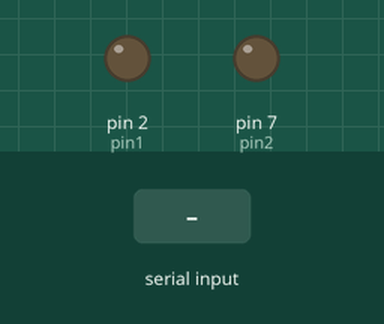
Bench run of a sketch on a simulated Arduino Nano, built with avr-gcc and run on an emulated ATmega328P. Parts: output pins drawn as LEDs (lit = HIGH). The inputs (shaded band) are chosen by the test bench. What the sketch prints to the serial monitor is not drawn.

Above: at 1.2 s.
1.3 s: "1" received over Serial
At 1.9 s:
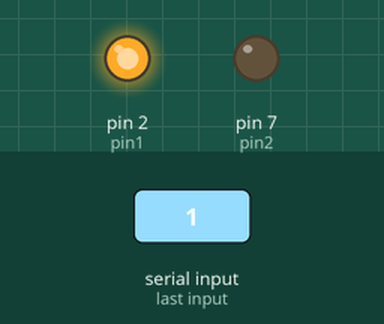
2.8 s: "0" received over Serial
At 3.1 s:
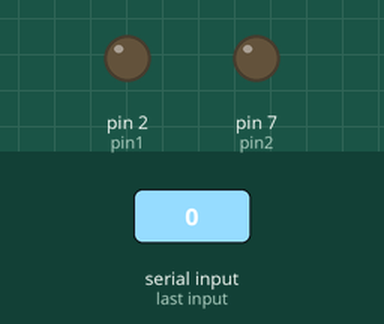
Timing chart, 0 to 5.8 s (numbered marks = the images above; inputs shaded):
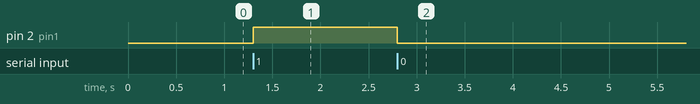

Measured:
- after the input at 1.3 s, pin 2 (pin1): LOW → HIGH at once
- after the input at 2.8 s, pin 2 (pin1): HIGH → LOW at once

The sketch:

sketch_oct28b.ino
```cpp
//Pin Numbers
  int pin1 = 2;
  int pin2 = 7;
  int pinLCD = A7;
//Variables
  int pinState = 1;

void setup() {
  // put your setup code here, to run once:
  pinMode(pin1, OUTPUT);
  pinMode(pin2, OUTPUT);
  Serial.begin(9600);
  delay(2);
  Serial.write("I'm here");

}

void loop() {
  // put your main code here, to run repeatedly:
  //pinState = when serial sends 1
  if(Serial.available())
    {
    //Serial.write(Serial.read());
    pinState = Serial.read();
    if(pinState == 49)
    {
      digitalWrite(pin1, HIGH);
    }
    else if (pinState == 48)
      digitalWrite(pin1, LOW);
    }
}
```
